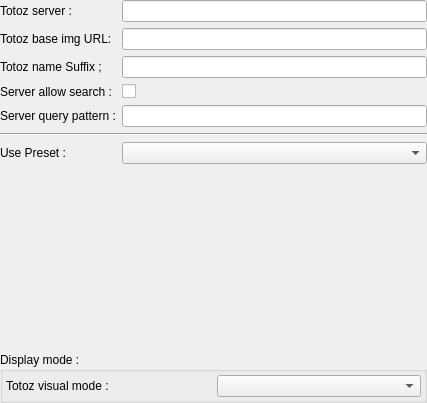
<?xml version="1.0" encoding="UTF-8"?>
<ui version="4.0">
 <class>QQTotozSettings</class>
 <widget class="QWidget" name="QQTotozSettings">
  <property name="geometry">
   <rect>
    <x>0</x>
    <y>0</y>
    <width>427</width>
    <height>403</height>
   </rect>
  </property>
  <property name="windowTitle">
   <string>Form</string>
  </property>
  <layout class="QVBoxLayout" name="verticalLayout">
   <property name="spacing">
    <number>4</number>
   </property>
   <property name="leftMargin">
    <number>0</number>
   </property>
   <property name="topMargin">
    <number>0</number>
   </property>
   <property name="rightMargin">
    <number>0</number>
   </property>
   <property name="bottomMargin">
    <number>0</number>
   </property>
   <item>
    <widget class="QWidget" name="widget" native="true">
     <property name="sizePolicy">
      <sizepolicy hsizetype="Preferred" vsizetype="Minimum">
       <horstretch>0</horstretch>
       <verstretch>0</verstretch>
      </sizepolicy>
     </property>
     <layout class="QFormLayout" name="formLayout">
      <property name="horizontalSpacing">
       <number>6</number>
      </property>
      <property name="verticalSpacing">
       <number>6</number>
      </property>
      <property name="leftMargin">
       <number>0</number>
      </property>
      <property name="topMargin">
       <number>0</number>
      </property>
      <property name="rightMargin">
       <number>0</number>
      </property>
      <property name="bottomMargin">
       <number>0</number>
      </property>
      <item row="1" column="0">
       <widget class="QLabel" name="labelSrvTotoz">
        <property name="text">
         <string>Totoz server :</string>
        </property>
       </widget>
      </item>
      <item row="1" column="1">
       <widget class="QLineEdit" name="srvTotozLineEdit"/>
      </item>
      <item row="2" column="0">
       <widget class="QLabel" name="label">
        <property name="text">
         <string>Totoz base img URL:</string>
        </property>
       </widget>
      </item>
      <item row="2" column="1">
       <widget class="QLineEdit" name="srvTotozBaseImgLineEdit"/>
      </item>
      <item row="3" column="0">
       <widget class="QLabel" name="labelSrvNameSuffix">
        <property name="text">
         <string>Totoz name Suffix ;</string>
        </property>
       </widget>
      </item>
      <item row="3" column="1">
       <widget class="QLineEdit" name="srvNameSuffixlineEdit"/>
      </item>
      <item row="4" column="0">
       <widget class="QLabel" name="labelSrvAllowSearch">
        <property name="text">
         <string>Server allow search :</string>
        </property>
       </widget>
      </item>
      <item row="4" column="1">
       <widget class="QCheckBox" name="srvAllowSearch">
        <property name="text">
         <string/>
        </property>
       </widget>
      </item>
      <item row="5" column="0">
       <widget class="QLabel" name="labelSrvQueryPattern">
        <property name="text">
         <string>Server query pattern :</string>
        </property>
       </widget>
      </item>
      <item row="5" column="1">
       <widget class="QLineEdit" name="srvTotozQueryPatternLineEdit"/>
      </item>
      <item row="7" column="0">
       <widget class="QLabel" name="label_2">
        <property name="text">
         <string>Use Preset :</string>
        </property>
       </widget>
      </item>
      <item row="7" column="1">
       <widget class="QComboBox" name="presetCB"/>
      </item>
      <item row="6" column="0" colspan="2">
       <widget class="Line" name="line">
        <property name="orientation">
         <enum>Qt::Horizontal</enum>
        </property>
       </widget>
      </item>
     </layout>
    </widget>
   </item>
   <item>
    <spacer name="verticalSpacer">
     <property name="orientation">
      <enum>Qt::Vertical</enum>
     </property>
     <property name="sizeHint" stdset="0">
      <size>
       <width>20</width>
       <height>40</height>
      </size>
     </property>
    </spacer>
   </item>
   <item>
    <widget class="QGroupBox" name="groupBox">
     <property name="title">
      <string>Display mode :</string>
     </property>
     <layout class="QHBoxLayout" name="horizontalLayout_2">
      <property name="leftMargin">
       <number>3</number>
      </property>
      <property name="topMargin">
       <number>3</number>
      </property>
      <property name="rightMargin">
       <number>3</number>
      </property>
      <property name="bottomMargin">
       <number>3</number>
      </property>
      <item>
       <widget class="QLabel" name="labelModeTotoz">
        <property name="sizePolicy">
         <sizepolicy hsizetype="Preferred" vsizetype="Minimum">
          <horstretch>0</horstretch>
          <verstretch>0</verstretch>
         </sizepolicy>
        </property>
        <property name="text">
         <string>Totoz visual mode :</string>
        </property>
       </widget>
      </item>
      <item>
       <widget class="QComboBox" name="totozModeComboBox">
        <property name="sizePolicy">
         <sizepolicy hsizetype="Preferred" vsizetype="Minimum">
          <horstretch>0</horstretch>
          <verstretch>0</verstretch>
         </sizepolicy>
        </property>
       </widget>
      </item>
     </layout>
    </widget>
   </item>
  </layout>
 </widget>
 <resources/>
 <connections/>
</ui>
